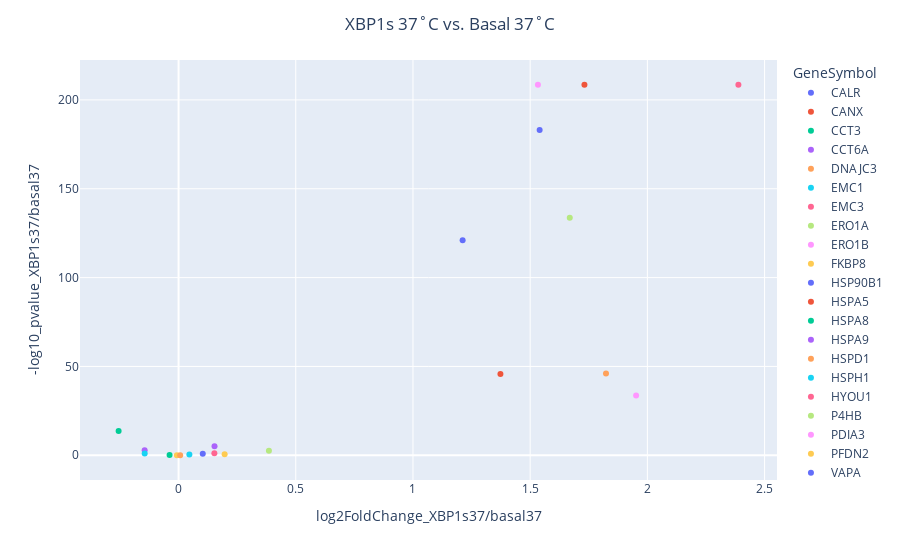
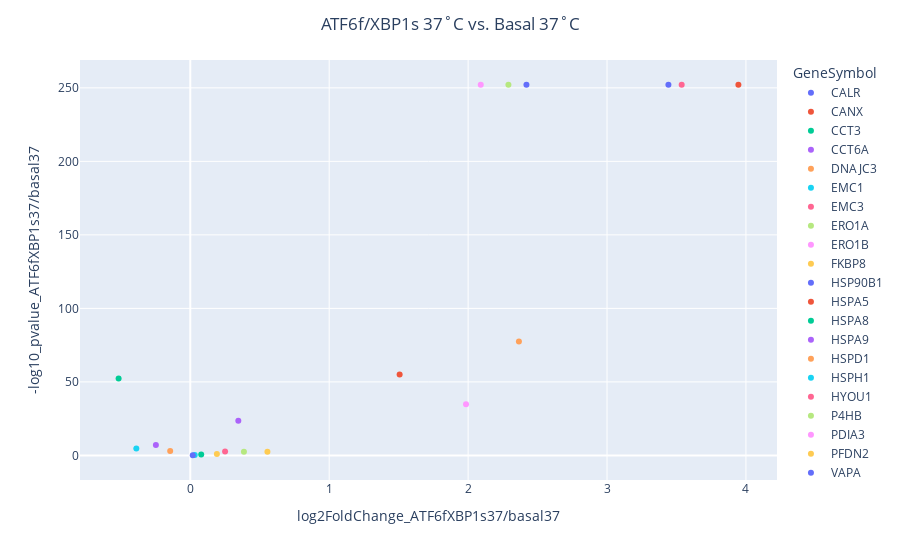

Notebook code for these charts, in order:
### Code cell
# Create the interactive plot with Plotly
fig = px.scatter(filtered_elife_data, 
                 x='log2FoldChange_XBP1s37/basal37', 
                 y='-log10_pvalue_XBP1s37/basal37', 
                 color='GeneSymbol',
                 hover_data=['GeneSymbol'])

fig.update_layout(title={'text': 'XBP1s 37˚C vs. Basal 37˚C', 'x':0.5, 'xanchor': 'center'})

# Show the plot
fig.show()

# Create the interactive plot with Plotly
fig = px.scatter(filtered_elife_data, 
                 x='log2FoldChange_ATF6fXBP1s37/basal37', 
                 y='-log10_pvalue_ATF6fXBP1s37/basal37', 
                 color='GeneSymbol',
                 hover_data=['GeneSymbol'])

fig.update_layout(title={'text': 'ATF6f/XBP1s 37˚C vs. Basal 37˚C', 'x':0.5, 'xanchor': 'center'})

# Show the plot
fig.show()

### Figure 1 — Plotly figure (JSON) as saved in the notebook; plotly's stock layout.template omitted (floating-point values rounded to 4 significant figures)
{"data": [{"customdata": [["CALR"]], "hovertemplate": "GeneSymbol=%{customdata[0]}<br>log2FoldChange_XBP1s37/basal37=%{x}<br>-log10_pvalue_XBP1s37/basal37=%{y}<extra></extra>", "legendgroup": "CALR", "marker": {"color": "#636efa", "symbol": "circle"}, "mode": "markers", "name": "CALR", "orientation": "v", "showlegend": true, "type": "scatter", "x": [1.212], "xaxis": "x", "y": [121.0], "yaxis": "y"}, {"customdata": [["CANX"]], "hovertemplate": "GeneSymbol=%{customdata[0]}<br>log2FoldChange_XBP1s37/basal37=%{x}<br>-log10_pvalue_XBP1s37/basal37=%{y}<extra></extra>", "legendgroup": "CANX", "marker": {"color": "#EF553B", "symbol": "circle"}, "mode": "markers", "name": "CANX", "orientation": "v", "showlegend": true, "type": "scatter", "x": [1.373], "xaxis": "x", "y": [45.77], "yaxis": "y"}, {"customdata": [["CCT3"]], "hovertemplate": "GeneSymbol=%{customdata[0]}<br>log2FoldChange_XBP1s37/basal37=%{x}<br>-log10_pvalue_XBP1s37/basal37=%{y}<extra></extra>", "legendgroup": "CCT3", "marker": {"color": "#00cc96", "symbol": "circle"}, "mode": "markers", "name": "CCT3", "orientation": "v", "showlegend": true, "type": "scatter", "x": [-0.03828], "xaxis": "x", "y": [0.2137], "yaxis": "y"}, {"customdata": [["CCT6A"]], "hovertemplate": "GeneSymbol=%{customdata[0]}<br>log2FoldChange_XBP1s37/basal37=%{x}<br>-log10_pvalue_XBP1s37/basal37=%{y}<extra></extra>", "legendgroup": "CCT6A", "marker": {"color": "#ab63fa", "symbol": "circle"}, "mode": "markers", "name": "CCT6A", "orientation": "v", "showlegend": true, "type": "scatter", "x": [-0.1446], "xaxis": "x", "y": [2.778], "yaxis": "y"}, {"customdata": [["DNAJC3"]], "hovertemplate": "GeneSymbol=%{customdata[0]}<br>log2FoldChange_XBP1s37/basal37=%{x}<br>-log10_pvalue_XBP1s37/basal37=%{y}<extra></extra>", "legendgroup": "DNAJC3", "marker": {"color": "#FFA15A", "symbol": "circle"}, "mode": "markers", "name": "DNAJC3", "orientation": "v", "showlegend": true, "type": "scatter", "x": [1.823], "xaxis": "x", "y": [46.04], "yaxis": "y"}, {"customdata": [["EMC1"]], "hovertemplate": "GeneSymbol=%{customdata[0]}<br>log2FoldChange_XBP1s37/basal37=%{x}<br>-log10_pvalue_XBP1s37/basal37=%{y}<extra></extra>", "legendgroup": "EMC1", "marker": {"color": "#19d3f3", "symbol": "circle"}, "mode": "markers", "name": "EMC1", "orientation": "v", "showlegend": true, "type": "scatter", "x": [0.04611], "xaxis": "x", "y": [0.3923], "yaxis": "y"}, {"customdata": [["EMC3"]], "hovertemplate": "GeneSymbol=%{customdata[0]}<br>log2FoldChange_XBP1s37/basal37=%{x}<br>-log10_pvalue_XBP1s37/basal37=%{y}<extra></extra>", "legendgroup": "EMC3", "marker": {"color": "#FF6692", "symbol": "circle"}, "mode": "markers", "name": "EMC3", "orientation": "v", "showlegend": true, "type": "scatter", "x": [0.1527], "xaxis": "x", "y": [1.154], "yaxis": "y"}, {"customdata": [["ERO1A"]], "hovertemplate": "GeneSymbol=%{customdata[0]}<br>log2FoldChange_XBP1s37/basal37=%{x}<br>-log10_pvalue_XBP1s37/basal37=%{y}<extra></extra>", "legendgroup": "ERO1A", "marker": {"color": "#B6E880", "symbol": "circle"}, "mode": "markers", "name": "ERO1A", "orientation": "v", "showlegend": true, "type": "scatter", "x": [0.3854], "xaxis": "x", "y": [2.547], "yaxis": "y"}, {"customdata": [["ERO1B"]], "hovertemplate": "GeneSymbol=%{customdata[0]}<br>log2FoldChange_XBP1s37/basal37=%{x}<br>-log10_pvalue_XBP1s37/basal37=%{y}<extra></extra>", "legendgroup": "ERO1B", "marker": {"color": "#FF97FF", "symbol": "circle"}, "mode": "markers", "name": "ERO1B", "orientation": "v", "showlegend": true, "type": "scatter", "x": [1.952], "xaxis": "x", "y": [33.67], "yaxis": "y"}, {"customdata": [["FKBP8"]], "hovertemplate": "GeneSymbol=%{customdata[0]}<br>log2FoldChange_XBP1s37/basal37=%{x}<br>-log10_pvalue_XBP1s37/basal37=%{y}<extra></extra>", "legendgroup": "FKBP8", "marker": {"color": "#FECB52", "symbol": "circle"}, "mode": "markers", "name": "FKBP8", "orientation": "v", "showlegend": true, "type": "scatter", "x": [-0.007317], "xaxis": "x", "y": [0.02031], "yaxis": "y"}, {"customdata": [["HSP90B1"]], "hovertemplate": "GeneSymbol=%{customdata[0]}<br>log2FoldChange_XBP1s37/basal37=%{x}<br>-log10_pvalue_XBP1s37/basal37=%{y}<extra></extra>", "legendgroup": "HSP90B1", "marker": {"color": "#636efa", "symbol": "circle"}, "mode": "markers", "name": "HSP90B1", "orientation": "v", "showlegend": true, "type": "scatter", "x": [1.54], "xaxis": "x", "y": [183.0], "yaxis": "y"}, {"customdata": [["HSPA5"]], "hovertemplate": "GeneSymbol=%{customdata[0]}<br>log2FoldChange_XBP1s37/basal37=%{x}<br>-log10_pvalue_XBP1s37/basal37=%{y}<extra></extra>", "legendgroup": "HSPA5", "marker": {"color": "#EF553B", "symbol": "circle"}, "mode": "markers", "name": "HSPA5", "orientation": "v", "showlegend": true, "type": "scatter", "x": [1.732], "xaxis": "x", "y": [208.5], "yaxis": "y"}, {"customdata": [["HSPA8"]], "hovertemplate": "GeneSymbol=%{customdata[0]}<br>log2FoldChange_XBP1s37/basal37=%{x}<br>-log10_pvalue_XBP1s37/basal37=%{y}<extra></extra>", "legendgroup": "HSPA8", "marker": {"color": "#00cc96", "symbol": "circle"}, "mode": "markers", "name": "HSPA8", "orientation": "v", "showlegend": true, "type": "scatter", "x": [-0.2558], "xaxis": "x", "y": [13.63], "yaxis": "y"}, {"customdata": [["HSPA9"]], "hovertemplate": "GeneSymbol=%{customdata[0]}<br>log2FoldChange_XBP1s37/basal37=%{x}<br>-log10_pvalue_XBP1s37/basal37=%{y}<extra></extra>", "legendgroup": "HSPA9", "marker": {"color": "#ab63fa", "symbol": "circle"}, "mode": "markers", "name": "HSPA9", "orientation": "v", "showlegend": true, "type": "scatter", "x": [0.1534], "xaxis": "x", "y": [5.082], "yaxis": "y"}, {"customdata": [["HSPD1"]], "hovertemplate": "GeneSymbol=%{customdata[0]}<br>log2FoldChange_XBP1s37/basal37=%{x}<br>-log10_pvalue_XBP1s37/basal37=%{y}<extra></extra>", "legendgroup": "HSPD1", "marker": {"color": "#FFA15A", "symbol": "circle"}, "mode": "markers", "name": "HSPD1", "orientation": "v", "showlegend": true, "type": "scatter", "x": [0.006846], "xaxis": "x", "y": [0.05765], "yaxis": "y"}, {"customdata": [["HSPH1"]], "hovertemplate": "GeneSymbol=%{customdata[0]}<br>log2FoldChange_XBP1s37/basal37=%{x}<br>-log10_pvalue_XBP1s37/basal37=%{y}<extra></extra>", "legendgroup": "HSPH1", "marker": {"color": "#19d3f3", "symbol": "circle"}, "mode": "markers", "name": "HSPH1", "orientation": "v", "showlegend": true, "type": "scatter", "x": [-0.1445], "xaxis": "x", "y": [0.945], "yaxis": "y"}, {"customdata": [["HYOU1"]], "hovertemplate": "GeneSymbol=%{customdata[0]}<br>log2FoldChange_XBP1s37/basal37=%{x}<br>-log10_pvalue_XBP1s37/basal37=%{y}<extra></extra>", "legendgroup": "HYOU1", "marker": {"color": "#FF6692", "symbol": "circle"}, "mode": "markers", "name": "HYOU1", "orientation": "v", "showlegend": true, "type": "scatter", "x": [2.388], "xaxis": "x", "y": [208.5], "yaxis": "y"}, {"customdata": [["P4HB"]], "hovertemplate": "GeneSymbol=%{customdata[0]}<br>log2FoldChange_XBP1s37/basal37=%{x}<br>-log10_pvalue_XBP1s37/basal37=%{y}<extra></extra>", "legendgroup": "P4HB", "marker": {"color": "#B6E880", "symbol": "circle"}, "mode": "markers", "name": "P4HB", "orientation": "v", "showlegend": true, "type": "scatter", "x": [1.669], "xaxis": "x", "y": [133.8], "yaxis": "y"}, {"customdata": [["PDIA3"]], "hovertemplate": "GeneSymbol=%{customdata[0]}<br>log2FoldChange_XBP1s37/basal37=%{x}<br>-log10_pvalue_XBP1s37/basal37=%{y}<extra></extra>", "legendgroup": "PDIA3", "marker": {"color": "#FF97FF", "symbol": "circle"}, "mode": "markers", "name": "PDIA3", "orientation": "v", "showlegend": true, "type": "scatter", "x": [1.533], "xaxis": "x", "y": [208.5], "yaxis": "y"}, {"customdata": [["PFDN2"]], "hovertemplate": "GeneSymbol=%{customdata[0]}<br>log2FoldChange_XBP1s37/basal37=%{x}<br>-log10_pvalue_XBP1s37/basal37=%{y}<extra></extra>", "legendgroup": "PFDN2", "marker": {"color": "#FECB52", "symbol": "circle"}, "mode": "markers", "name": "PFDN2", "orientation": "v", "showlegend": true, "type": "scatter", "x": [0.1966], "xaxis": "x", "y": [0.5206], "yaxis": "y"}, {"customdata": [["VAPA"]], "hovertemplate": "GeneSymbol=%{customdata[0]}<br>log2FoldChange_XBP1s37/basal37=%{x}<br>-log10_pvalue_XBP1s37/basal37=%{y}<extra></extra>", "legendgroup": "VAPA", "marker": {"color": "#636efa", "symbol": "circle"}, "mode": "markers", "name": "VAPA", "orientation": "v", "showlegend": true, "type": "scatter", "x": [0.1033], "xaxis": "x", "y": [0.9005], "yaxis": "y"}], "layout": {"legend": {"title": {"text": "GeneSymbol"}, "tracegroupgap": 0}, "margin": {"t": 60}, "title": {"text": "XBP1s 37˚C vs. Basal 37˚C", "x": 0.5, "xanchor": "center"}, "xaxis": {"anchor": "y", "domain": [0, 1], "title": {"text": "log2FoldChange_XBP1s37/basal37"}}, "yaxis": {"anchor": "x", "domain": [0, 1], "title": {"text": "-log10_pvalue_XBP1s37/basal37"}}}}

### Figure 2 — Plotly figure (JSON) as saved in the notebook; plotly's stock layout.template omitted (floating-point values rounded to 4 significant figures)
{"data": [{"customdata": [["CALR"]], "hovertemplate": "GeneSymbol=%{customdata[0]}<br>log2FoldChange_ATF6fXBP1s37/basal37=%{x}<br>-log10_pvalue_ATF6fXBP1s37/basal37=%{y}<extra></extra>", "legendgroup": "CALR", "marker": {"color": "#636efa", "symbol": "circle"}, "mode": "markers", "name": "CALR", "orientation": "v", "showlegend": true, "type": "scatter", "x": [2.42], "xaxis": "x", "y": [252.1], "yaxis": "y"}, {"customdata": [["CANX"]], "hovertemplate": "GeneSymbol=%{customdata[0]}<br>log2FoldChange_ATF6fXBP1s37/basal37=%{x}<br>-log10_pvalue_ATF6fXBP1s37/basal37=%{y}<extra></extra>", "legendgroup": "CANX", "marker": {"color": "#EF553B", "symbol": "circle"}, "mode": "markers", "name": "CANX", "orientation": "v", "showlegend": true, "type": "scatter", "x": [1.507], "xaxis": "x", "y": [54.94], "yaxis": "y"}, {"customdata": [["CCT3"]], "hovertemplate": "GeneSymbol=%{customdata[0]}<br>log2FoldChange_ATF6fXBP1s37/basal37=%{x}<br>-log10_pvalue_ATF6fXBP1s37/basal37=%{y}<extra></extra>", "legendgroup": "CCT3", "marker": {"color": "#00cc96", "symbol": "circle"}, "mode": "markers", "name": "CCT3", "orientation": "v", "showlegend": true, "type": "scatter", "x": [0.07862], "xaxis": "x", "y": [0.529], "yaxis": "y"}, {"customdata": [["CCT6A"]], "hovertemplate": "GeneSymbol=%{customdata[0]}<br>log2FoldChange_ATF6fXBP1s37/basal37=%{x}<br>-log10_pvalue_ATF6fXBP1s37/basal37=%{y}<extra></extra>", "legendgroup": "CCT6A", "marker": {"color": "#ab63fa", "symbol": "circle"}, "mode": "markers", "name": "CCT6A", "orientation": "v", "showlegend": true, "type": "scatter", "x": [-0.2476], "xaxis": "x", "y": [7.135], "yaxis": "y"}, {"customdata": [["DNAJC3"]], "hovertemplate": "GeneSymbol=%{customdata[0]}<br>log2FoldChange_ATF6fXBP1s37/basal37=%{x}<br>-log10_pvalue_ATF6fXBP1s37/basal37=%{y}<extra></extra>", "legendgroup": "DNAJC3", "marker": {"color": "#FFA15A", "symbol": "circle"}, "mode": "markers", "name": "DNAJC3", "orientation": "v", "showlegend": true, "type": "scatter", "x": [2.366], "xaxis": "x", "y": [77.48], "yaxis": "y"}, {"customdata": [["EMC1"]], "hovertemplate": "GeneSymbol=%{customdata[0]}<br>log2FoldChange_ATF6fXBP1s37/basal37=%{x}<br>-log10_pvalue_ATF6fXBP1s37/basal37=%{y}<extra></extra>", "legendgroup": "EMC1", "marker": {"color": "#19d3f3", "symbol": "circle"}, "mode": "markers", "name": "EMC1", "orientation": "v", "showlegend": true, "type": "scatter", "x": [0.03208], "xaxis": "x", "y": [0.2532], "yaxis": "y"}, {"customdata": [["EMC3"]], "hovertemplate": "GeneSymbol=%{customdata[0]}<br>log2FoldChange_ATF6fXBP1s37/basal37=%{x}<br>-log10_pvalue_ATF6fXBP1s37/basal37=%{y}<extra></extra>", "legendgroup": "EMC3", "marker": {"color": "#FF6692", "symbol": "circle"}, "mode": "markers", "name": "EMC3", "orientation": "v", "showlegend": true, "type": "scatter", "x": [0.2506], "xaxis": "x", "y": [2.603], "yaxis": "y"}, {"customdata": [["ERO1A"]], "hovertemplate": "GeneSymbol=%{customdata[0]}<br>log2FoldChange_ATF6fXBP1s37/basal37=%{x}<br>-log10_pvalue_ATF6fXBP1s37/basal37=%{y}<extra></extra>", "legendgroup": "ERO1A", "marker": {"color": "#B6E880", "symbol": "circle"}, "mode": "markers", "name": "ERO1A", "orientation": "v", "showlegend": true, "type": "scatter", "x": [0.3862], "xaxis": "x", "y": [2.56], "yaxis": "y"}, {"customdata": [["ERO1B"]], "hovertemplate": "GeneSymbol=%{customdata[0]}<br>log2FoldChange_ATF6fXBP1s37/basal37=%{x}<br>-log10_pvalue_ATF6fXBP1s37/basal37=%{y}<extra></extra>", "legendgroup": "ERO1B", "marker": {"color": "#FF97FF", "symbol": "circle"}, "mode": "markers", "name": "ERO1B", "orientation": "v", "showlegend": true, "type": "scatter", "x": [1.985], "xaxis": "x", "y": [34.85], "yaxis": "y"}, {"customdata": [["FKBP8"]], "hovertemplate": "GeneSymbol=%{customdata[0]}<br>log2FoldChange_ATF6fXBP1s37/basal37=%{x}<br>-log10_pvalue_ATF6fXBP1s37/basal37=%{y}<extra></extra>", "legendgroup": "FKBP8", "marker": {"color": "#FECB52", "symbol": "circle"}, "mode": "markers", "name": "FKBP8", "orientation": "v", "showlegend": true, "type": "scatter", "x": [0.1915], "xaxis": "x", "y": [0.8786], "yaxis": "y"}, {"customdata": [["HSP90B1"]], "hovertemplate": "GeneSymbol=%{customdata[0]}<br>log2FoldChange_ATF6fXBP1s37/basal37=%{x}<br>-log10_pvalue_ATF6fXBP1s37/basal37=%{y}<extra></extra>", "legendgroup": "HSP90B1", "marker": {"color": "#636efa", "symbol": "circle"}, "mode": "markers", "name": "HSP90B1", "orientation": "v", "showlegend": true, "type": "scatter", "x": [3.442], "xaxis": "x", "y": [252.1], "yaxis": "y"}, {"customdata": [["HSPA5"]], "hovertemplate": "GeneSymbol=%{customdata[0]}<br>log2FoldChange_ATF6fXBP1s37/basal37=%{x}<br>-log10_pvalue_ATF6fXBP1s37/basal37=%{y}<extra></extra>", "legendgroup": "HSPA5", "marker": {"color": "#EF553B", "symbol": "circle"}, "mode": "markers", "name": "HSPA5", "orientation": "v", "showlegend": true, "type": "scatter", "x": [3.946], "xaxis": "x", "y": [252.1], "yaxis": "y"}, {"customdata": [["HSPA8"]], "hovertemplate": "GeneSymbol=%{customdata[0]}<br>log2FoldChange_ATF6fXBP1s37/basal37=%{x}<br>-log10_pvalue_ATF6fXBP1s37/basal37=%{y}<extra></extra>", "legendgroup": "HSPA8", "marker": {"color": "#00cc96", "symbol": "circle"}, "mode": "markers", "name": "HSPA8", "orientation": "v", "showlegend": true, "type": "scatter", "x": [-0.5161], "xaxis": "x", "y": [52.37], "yaxis": "y"}, {"customdata": [["HSPA9"]], "hovertemplate": "GeneSymbol=%{customdata[0]}<br>log2FoldChange_ATF6fXBP1s37/basal37=%{x}<br>-log10_pvalue_ATF6fXBP1s37/basal37=%{y}<extra></extra>", "legendgroup": "HSPA9", "marker": {"color": "#ab63fa", "symbol": "circle"}, "mode": "markers", "name": "HSPA9", "orientation": "v", "showlegend": true, "type": "scatter", "x": [0.3457], "xaxis": "x", "y": [23.62], "yaxis": "y"}, {"customdata": [["HSPD1"]], "hovertemplate": "GeneSymbol=%{customdata[0]}<br>log2FoldChange_ATF6fXBP1s37/basal37=%{x}<br>-log10_pvalue_ATF6fXBP1s37/basal37=%{y}<extra></extra>", "legendgroup": "HSPD1", "marker": {"color": "#FFA15A", "symbol": "circle"}, "mode": "markers", "name": "HSPD1", "orientation": "v", "showlegend": true, "type": "scatter", "x": [-0.1448], "xaxis": "x", "y": [3.024], "yaxis": "y"}, {"customdata": [["HSPH1"]], "hovertemplate": "GeneSymbol=%{customdata[0]}<br>log2FoldChange_ATF6fXBP1s37/basal37=%{x}<br>-log10_pvalue_ATF6fXBP1s37/basal37=%{y}<extra></extra>", "legendgroup": "HSPH1", "marker": {"color": "#19d3f3", "symbol": "circle"}, "mode": "markers", "name": "HSPH1", "orientation": "v", "showlegend": true, "type": "scatter", "x": [-0.3884], "xaxis": "x", "y": [4.651], "yaxis": "y"}, {"customdata": [["HYOU1"]], "hovertemplate": "GeneSymbol=%{customdata[0]}<br>log2FoldChange_ATF6fXBP1s37/basal37=%{x}<br>-log10_pvalue_ATF6fXBP1s37/basal37=%{y}<extra></extra>", "legendgroup": "HYOU1", "marker": {"color": "#FF6692", "symbol": "circle"}, "mode": "markers", "name": "HYOU1", "orientation": "v", "showlegend": true, "type": "scatter", "x": [3.537], "xaxis": "x", "y": [252.1], "yaxis": "y"}, {"customdata": [["P4HB"]], "hovertemplate": "GeneSymbol=%{customdata[0]}<br>log2FoldChange_ATF6fXBP1s37/basal37=%{x}<br>-log10_pvalue_ATF6fXBP1s37/basal37=%{y}<extra></extra>", "legendgroup": "P4HB", "marker": {"color": "#B6E880", "symbol": "circle"}, "mode": "markers", "name": "P4HB", "orientation": "v", "showlegend": true, "type": "scatter", "x": [2.29], "xaxis": "x", "y": [252.1], "yaxis": "y"}, {"customdata": [["PDIA3"]], "hovertemplate": "GeneSymbol=%{customdata[0]}<br>log2FoldChange_ATF6fXBP1s37/basal37=%{x}<br>-log10_pvalue_ATF6fXBP1s37/basal37=%{y}<extra></extra>", "legendgroup": "PDIA3", "marker": {"color": "#FF97FF", "symbol": "circle"}, "mode": "markers", "name": "PDIA3", "orientation": "v", "showlegend": true, "type": "scatter", "x": [2.091], "xaxis": "x", "y": [252.1], "yaxis": "y"}, {"customdata": [["PFDN2"]], "hovertemplate": "GeneSymbol=%{customdata[0]}<br>log2FoldChange_ATF6fXBP1s37/basal37=%{x}<br>-log10_pvalue_ATF6fXBP1s37/basal37=%{y}<extra></extra>", "legendgroup": "PFDN2", "marker": {"color": "#FECB52", "symbol": "circle"}, "mode": "markers", "name": "PFDN2", "orientation": "v", "showlegend": true, "type": "scatter", "x": [0.5553], "xaxis": "x", "y": [2.485], "yaxis": "y"}, {"customdata": [["VAPA"]], "hovertemplate": "GeneSymbol=%{customdata[0]}<br>log2FoldChange_ATF6fXBP1s37/basal37=%{x}<br>-log10_pvalue_ATF6fXBP1s37/basal37=%{y}<extra></extra>", "legendgroup": "VAPA", "marker": {"color": "#636efa", "symbol": "circle"}, "mode": "markers", "name": "VAPA", "orientation": "v", "showlegend": true, "type": "scatter", "x": [0.01785], "xaxis": "x", "y": [0.1018], "yaxis": "y"}], "layout": {"legend": {"title": {"text": "GeneSymbol"}, "tracegroupgap": 0}, "margin": {"t": 60}, "title": {"text": "ATF6f/XBP1s 37˚C vs. Basal 37˚C", "x": 0.5, "xanchor": "center"}, "xaxis": {"anchor": "y", "domain": [0, 1], "title": {"text": "log2FoldChange_ATF6fXBP1s37/basal37"}}, "yaxis": {"anchor": "x", "domain": [0, 1], "title": {"text": "-log10_pvalue_ATF6fXBP1s37/basal37"}}}}
